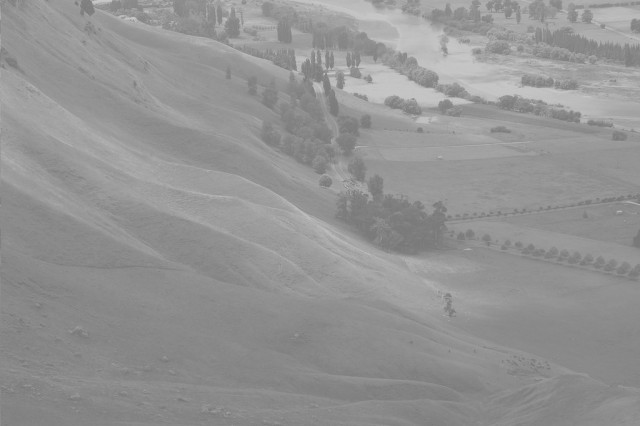
#> input picture Problem 07/Hawkes.jpg, 640 x 426 px
$ python problem_7.py
#> lines starting #> are read from the running program, lines starting #| are printed output that depends on the picture
__author__ = 'Suvojit Manna'

#Write a program to enhance the low contrast image to high contrast image using linear stretching method.

import cv2
import numpy as np
from matplotlib import pyplot as plt

image = cv2.imread("Hawkes.jpg",cv2.COLOR_BGR2GRAY)
#> image is the input picture: shape (426, 640, 3); min 117, max 203, mean 147.5
minPix = np.amin(image)
#> minPix = 117
maxPix = np.amax(image)
#> maxPix = 203
cv2.imshow("Input", image)
image -= minPix
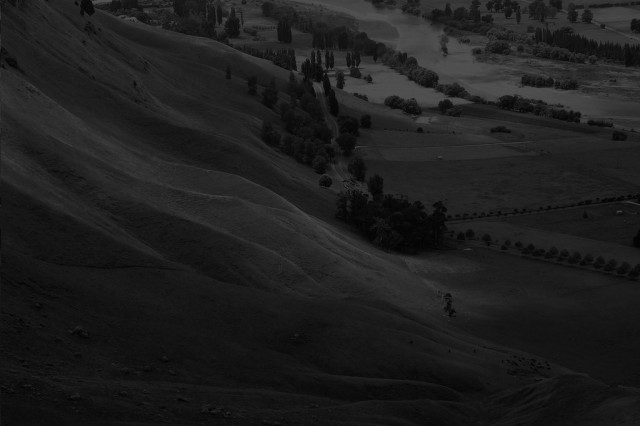
#> image: shape (426, 640, 3); min 0, max 86, mean 30.5
#> (the run stopped early here; a loop or call above may not have finished)
